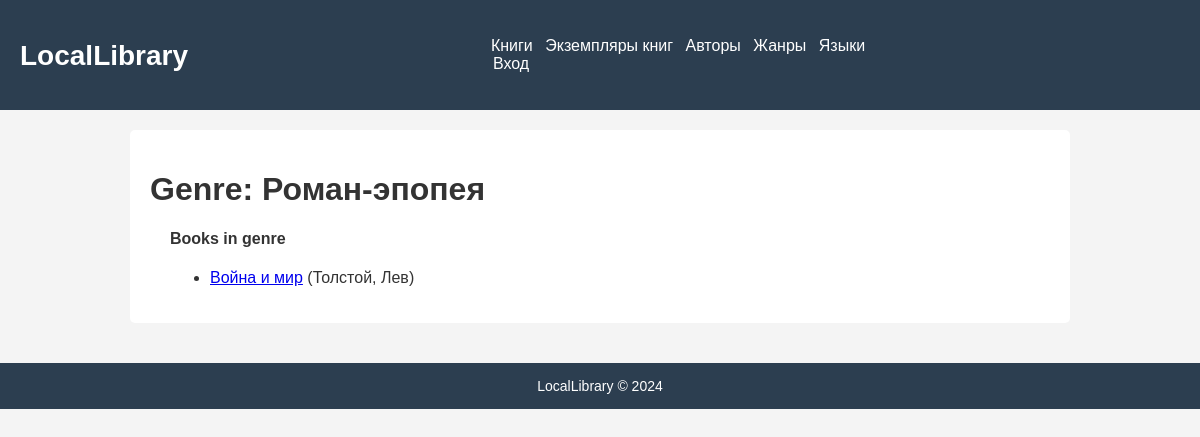
The page /genre/1 on the database its author committed.
### catalog/models.py (models this page shows, shortened)
class Genre(models.Model):
    name = models.CharField(
        max_length=200,
        unique=True,
        help_text="Введите жанр книги"
    )
    class Meta:
        constraints = [
            UniqueConstraint(
                Lower('name'),
                name='genre_name_case_insensitive_unique',
                violation_error_message = "Жанр уже существует"
            ),
        ]

class Book(models.Model):
    title = models.CharField(max_length=200)
    author = models.ForeignKey('Author', on_delete=models.SET_NULL, null=True)
    summary = models.TextField(max_length=1000, help_text="Введите краткое описание книги")
    isbn = models.CharField('ISBN', max_length=13, unique=True,
                            help_text='13 символов ISBN')
    genre = models.ManyToManyField(Genre, help_text="Выберите жанр книги")
    language = models.ForeignKey('Language', on_delete=models.SET_NULL, null=True)
    class Meta:
        ordering = ['title', 'author']
    def display_genre(self):
        return ', '.join([genre.name for genre in self.genre.all()[:3]])
    display_genre.short_description = 'Genre'
    def get_absolute_url(self):
        return reverse('book-detail', args=[str(self.id)])

class Author(models.Model):
    first_name = models.CharField(max_length=100)
    last_name = models.CharField(max_length=100)
    date_of_birth = models.DateField(null=True, blank=True)
    date_of_death = models.DateField("Погиб", null=True, blank=True)
    class Meta:
        ordering = ['last_name', 'first_name']
    def __str__(self):
        return f'{self.last_name}, {self.first_name}'

### catalog/views.py (the view)
# urls.py: path('genre/<int:pk>', views.GenreDetailView.as_view(), name='genre-detail'),
class GenreDetailView(generic.DetailView):
    model = Genre
    template_name = 'catalog/genre_detail.html'

### catalog/templates/catalog/genre_detail.html (shortened to what this page needs)
{% extends "catalog/base_generic.html" %}
{% block content %}
<h1>Genre: {{ genre.name }}</h1>
<div style="margin-left:20px;margin-top:20px">
<h4>Books in genre</h4>
<ul>
  {% for copy in genre.book_set.all %}
  <li>
    <a href="{{ copy.get_absolute_url }}">{{ copy.title }}</a> ({{copy.author}})
  </li>
  {% empty %}
  <li>Нет книг с таким жанром.</li>
  {% endfor %}
</ul>
{% endblock %}
{% block sidebar %}
  {{ block.super }}
{% endblock %}

### catalog/static/css/style.css (style rules this page uses)
body { font-family: Arial, sans-serif; margin: 0; padding: 0; background-color: #f4f4f4; color: #333; }

### rows shown on the page
Genre: name "Роман-эпопея"
Book: title "Война и мир", author "Толстой, Лев"
